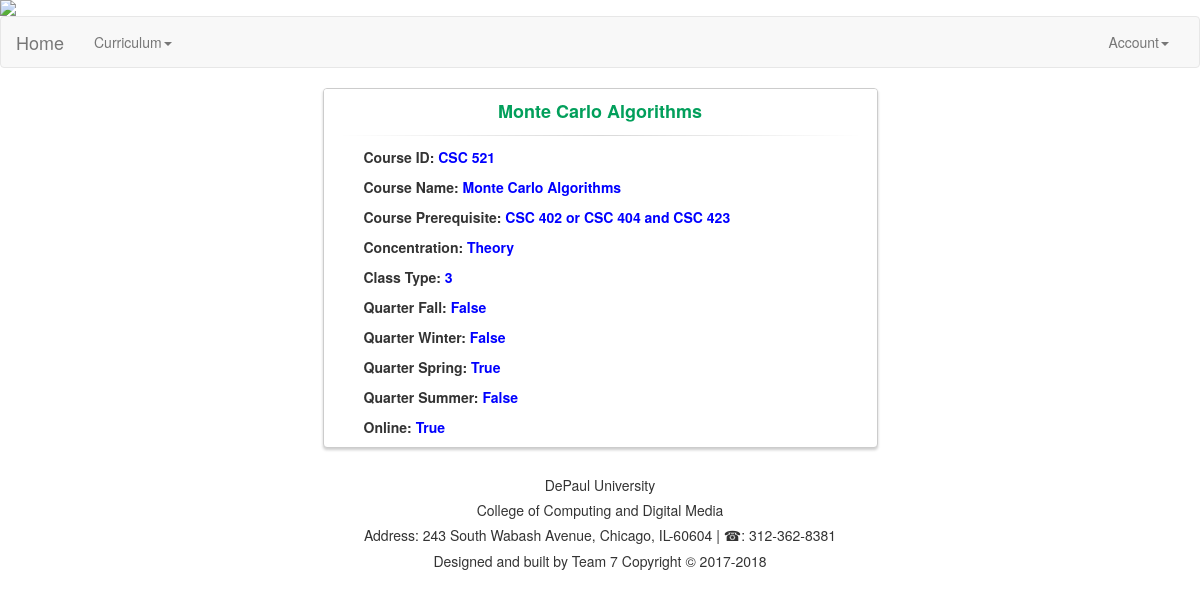
Page /csdetail/53/ on the committed database.
### courses/models.py (models this page shows, shortened)
class Course(models.Model):
    course_id = models.CharField(max_length=120)
    course_name = models.CharField(max_length=120)
    pre_req = models.CharField(max_length=120)
    cs_cons = models.CharField(max_length=120)
    cs_class_type = models.CharField(max_length=120)
    fall = models.BooleanField()
    winter = models.BooleanField()
    spring = models.BooleanField()
    summer = models.BooleanField()
    online = models.BooleanField()

### courses/views.py (the view)
# urls.py: url(r'^csdetail/(?P<id>\d+)/$', cs_course_detail, name='CSdetail'),
def cs_course_detail(request, id):
	instance = get_object_or_404(Course, id=id)
	context = {
		"title" : instance.course_name,
		"instance": instance
	}
	return render(request, "cs_detail.html", context)

### templates/cs_detail.html (shortened to what this page needs)
<!DOCTYPE html>
<html lang="en">
  <head>
    <link rel="stylesheet" href="https://maxcdn.bootstrapcdn.com/bootstrap/3.3.7/css/bootstrap.min.css">
  </head>
      <img src='https://quikpayasp.com/depaul/quikpay/etc/image/upload/DePaul%20banner_1280.jpg' height=" "100%" width="100%"class='img-responsive'/>
    <nav class="navbar navbar-default">
      <div class="container-fluid">
        <div class="navbar-header">
          <a class="navbar-brand" href="/home">Home</a>
        </div>
        <div class="collapse navbar-collapse" id="bs-example-navbar-collapse-1">
          <ul class="nav navbar-nav">
            <li class="dropdown">
              <a href="#" class="dropdown-toggle" data-toggle="dropdown" role="button" aria-haspopup="true" aria-expanded="false">Curriculum<span class="caret"></span></a>
            </li>
          </ul>
          <ul class="nav navbar-nav navbar-right">
            <li class="dropdown">
              <a href="#" class="dropdown-toggle" data-toggle="dropdown" role="button" aria-haspopup="true" aria-expanded="false">Account<span class="caret"></span></a>
            </li>
          </ul>
        </div>
      </div>
    </nav>
    <div class="container">
      <div class="row">
      <div class="col-md-6 col-md-offset-3">
        <div class="panel panel-login">
          <div class="panel-heading">
            <div class="row">
              <div align="center">
                <a class="active" id="login-form-link">{{title}}</a>
              </div>
            </div>
            <hr>
          </div>
<ul>
  <p><b> Course ID:  <font color="blue">{{instance.course_id}}</p></font></b>
  <p><b> Course Name:  <font color="blue"> {{instance.course_name}}</p></font>
  <p><b> Course Prerequisite:  <font color="blue">
  {{instance.pre_req}}</p></font></font>
    <p><b> Concentration:  <font color="blue">
  {{instance.cs_cons }}</p></font></font>
  <p><b> Class Type:  <font color="blue">
  {{instance.cs_class_type}}</p></font></font>
  <p><b> Quarter Fall:  <font color="blue">
  {{instance.fall}}</p></font>
  <p><b> Quarter Winter:  <font color="blue">
  {{instance.winter}}</p></font>
  <p><b> Quarter Spring:  <font color="blue">
  {{instance.spring}}</p></font>
  <p><b> Quarter Summer:  <font color="blue">
  {{instance.summer}}</p></font>
   <p><b> Online:  <font color="blue">
  {{instance.online}}</p></font>
</ul>
            </div>
          </div>
        </div>
      </div>
  <div id="footer">
    <center><h5>DePaul University</h5></center>
    <center><h5>College of Computing and Digital Media </h5></center>
    <h5><p><center> Address: 243 South Wabash Avenue, Chicago, IL-60604 | &#9742: 312-362-8381</center></p></h5>
    <h5><p><center>Designed and built by Team 7 Copyright &copy; 2017-2018</center></p></h5>
</div>
  </body>
</html>

### templates/cs_detail.html (style rules this page uses)
.panel-login { border-color: #ccc; -webkit-box-shadow: 0px 2px 3px 0px rgba(0,0,0,0.2); -moz-box-shadow: 0px 2px 3px 0px rgba(0,0,0,0.2); box-shadow: 0px 2px 3px 0px rgba(0,0,0,0.2); }
.panel-login>.panel-heading { color: #00415d; background-color: #fff; border-color: #fff; text-align:center; }
.panel-login>.panel-heading a { text-decoration: none; color: #666; font-weight: bold; font-size: 15px; -webkit-transition: all 0.1s linear; -moz-transition: all 0.1s linear; transition: all 0.1s linear; }
.panel-login>.panel-heading a.active { color: #029f5b; font-size: 18px; }
.panel-login>.panel-heading hr { margin-top: 10px; margin-bottom: 0px; clear: both; border: 0; height: 1px; background-image: -webkit-linear-gradient(left,rgba(0, 0, 0, 0),rgba(0, 0, 0, 0.15),rgba(0, 0, 0, 0)); background-image: -moz-linear-gradient(left,rgba(0,0,0,0),rgba(0,0,0,0.15),rgba(0,0,0,0)); background-image: -ms-linear-gradient(left,rgba(0,0,0,0),rgba(0,0,0,0.15),rgba(0,0,0,0)); background-image: -o-linear-gradient(left,rgba(0,0,0,0),rgba(0,0,0,0.15),rgba(0,0,0,0)); }

### rows in the picture
Course: course_name "Monte Carlo Algorithms", course_id "CSC 521", pre_req "CSC 402 or CSC 404 and CSC 423", cs_cons "Theory", cs_class_type "3", fall "False", winter "False", spring "True", summer "False", online "True"
